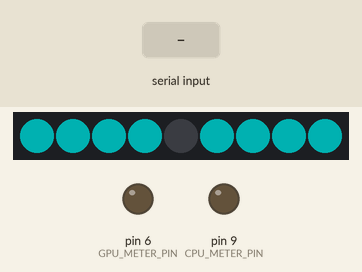
The sketch below on a simulated Arduino Uno, built with avr-gcc and run on an emulated ATmega328P. Shown: 9 RGB LEDs in strip order, left to right, output pins drawn as LEDs (lit = HIGH). Inputs (shaded band) come from the test bench. Dim RGB values are drawn brighter than linear.

Above: at 1.2 s.
1.3 s: "90,45\n" received over Serial
At 2.4 s:
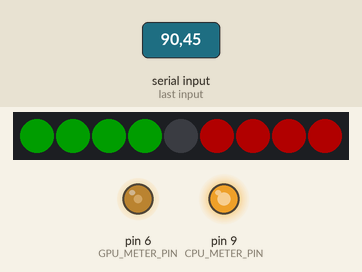
2.8 s: "30,150\n" received over Serial
At 3.5 s:
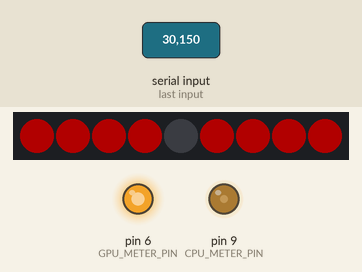
4.3 s: "1,90\n" received over Serial
At 4.6 s:
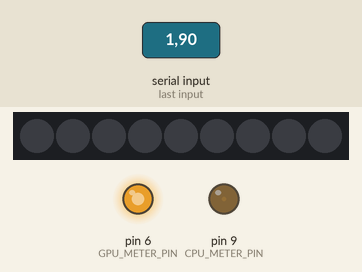
5.8 s: "1,90,45\n" received over Serial
At 7.0 s:
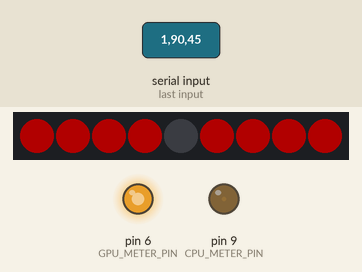
Timing chart, 0 to 8.3 s (numbered marks = the images above; inputs shaded):
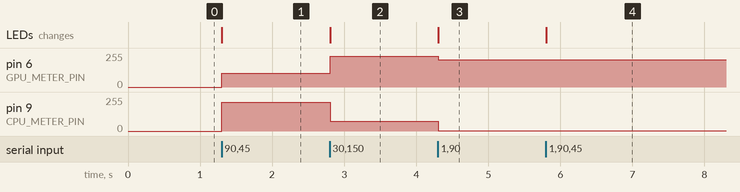

The sketch:

ArduinoTempMonitor.ino
```cpp
#include <FastLED.h>

// --- PIN DEFINITIONS ---
#define CPU_METER_PIN 9
#define GPU_METER_PIN 6
#define LED_DATA_PIN 5

// --- LED STRIP SETTINGS ---
#define NUM_LEDS 9
#define LED_TYPE WS2812B
#define COLOR_ORDER GRB
CRGB leds[NUM_LEDS];

// --- VARIABLES ---
String inputString = "";
bool stringComplete = false;

// Blink state variables
unsigned long previousBlinkTime = 0;
bool blinkState = false;

void setup() {
  // Initialize Serial communication to match the PC tool (19200 baud)
  Serial.begin(19200);

  // Initialize PWM pins for VU meters
  pinMode(CPU_METER_PIN, OUTPUT);
  pinMode(GPU_METER_PIN, OUTPUT);

  // Initialize FastLED for the WS2812B strip
  FastLED.addLeds<LED_TYPE, LED_DATA_PIN, COLOR_ORDER>(leds, NUM_LEDS).setCorrection(TypicalLEDStrip);

  // Set global brightness (0-255 scale)
  FastLED.setBrightness(57);

  // Set initial states
  analogWrite(CPU_METER_PIN, 0);
  analogWrite(GPU_METER_PIN, 0);
  updateLEDs(0, 0);
}

void loop() {
  // Read incoming serial data from the PC
  while (Serial.available()) {
    char inChar = (char)Serial.read();

    if (inChar == '\n') {
      stringComplete = true;
    } else {
      inputString += inChar;
    }
  }

  // When a full line is received (e.g., "65,72\n")
  if (stringComplete) {
    inputString.trim(); // Remove any hidden \r characters

    // Find the comma separating CPU and GPU
    int commaIndex = inputString.indexOf(',');

    if (commaIndex > 0) {
      // Extract numbers and convert to integers
      int cpuTemp = inputString.substring(0, commaIndex).toInt();
      int gpuTemp = inputString.substring(commaIndex + 1).toInt();

      // Safety clamp: Ensure temps stay strictly within 0-100 range
      cpuTemp = constrain(cpuTemp, 0, 100);
      gpuTemp = constrain(gpuTemp, 0, 100);

      // Update the hardware
      updateMeters(cpuTemp, gpuTemp);
      updateLEDs(cpuTemp, gpuTemp);
    }

    // Clear for next reading
    inputString = "";
    stringComplete = false;
  }
}

void updateMeters(int cpuTemp, int gpuTemp) {
  // Map 0-100°C to 0-242 PWM (0-95%) for CPU calibration
  analogWrite(CPU_METER_PIN, map(cpuTemp, 0, 100, 0, 242));

  // Map 0-100°C to 0-229 PWM (0-90%) for GPU calibration
  analogWrite(GPU_METER_PIN, map(gpuTemp, 0, 100, 0, 229));
}

void updateLEDs(int cpuTemp, int gpuTemp) {
  bool cpuBlink = (cpuTemp >= 96);
  bool gpuBlink = (gpuTemp >= 81);

  // If either temperature hits the critical threshold, ALL LEDs blink red
  if (cpuBlink || gpuBlink) {
    if (millis() - previousBlinkTime >= 300) {
      blinkState = !blinkState; // Toggle state
      previousBlinkTime = millis();
    }

    if (blinkState) {
      // All LEDs RED (except LED 5)
      fill_solid(leds, 4, CRGB::Red);   // GPU LEDs 1-4
      leds[4] = CRGB::Black;            // LED 5 OFF
      fill_solid(&leds[5], 4, CRGB::Red); // CPU LEDs 6-9
    } else {
      // All LEDs OFF
      fill_solid(leds, NUM_LEDS, CRGB::Black);
    }
  }
  else {
    // Normal operation: Get colors based on profiles
    CRGB cpuColor = getCpuColor(cpuTemp);
    CRGB gpuColor = getGpuColor(gpuTemp);

    // LEDs 1-4 (Indices 0-3): GPU Color
    fill_solid(leds, 4, gpuColor);

    // LED 5 (Index 4): Always OFF
    leds[4] = CRGB::Black;

    // LEDs 6-9 (Indices 5-8): CPU Color
    fill_solid(&leds[5], 4, cpuColor);
  }

  FastLED.show();
}

// ==============================================================================
// CPU COLOR PROFILE
// ==============================================================================
CRGB getCpuColor(int temp) {
  if (temp <= 30) return CRGB::Cyan;
  if (temp <= 35) return blend(CRGB::Cyan, CRGB::Green, map(temp, 30, 35, 0, 255));
  if (temp <= 65) return CRGB::Green; // Extended to 65 to bridge your gap seamlessly
  if (temp <= 70) return blend(CRGB::Green, CRGB::Yellow, map(temp, 65, 70, 0, 255));
  if (temp <= 75) return CRGB::Yellow;
  if (temp <= 80) return blend(CRGB::Yellow, CRGB::Orange, map(temp, 75, 80, 0, 255));
  if (temp <= 85) return CRGB::Orange;
  if (temp <= 90) return blend(CRGB::Orange, CRGB::Red, map(temp, 85, 90, 0, 255));
  return CRGB::Red; // 91 - 95
}

// ==============================================================================
// GPU COLOR PROFILE
// ==============================================================================
CRGB getGpuColor(int temp) {
  if (temp <= 30) return CRGB::Cyan;
  if (temp <= 35) return blend(CRGB::Cyan, CRGB::Green, map(temp, 30, 35, 0, 255));
  if (temp <= 50) return CRGB::Green;
  if (temp <= 55) return blend(CRGB::Green, CRGB::Yellow, map(temp, 50, 55, 0, 255));
  if (temp <= 60) return CRGB::Yellow;
  if (temp <= 65) return blend(CRGB::Yellow, CRGB::Orange, map(temp, 60, 65, 0, 255));
  if (temp <= 70) return CRGB::Orange;
  if (temp <= 75) return blend(CRGB::Orange, CRGB::Red, map(temp, 70, 75, 0, 255));
  return CRGB::Red; // 76 - 80
}
```

Measured:
- after the input at 1.3 s, pin 6 (GPU_METER_PIN): 0/255 → 103/255 at once; pin 9 (CPU_METER_PIN): 0/255 → 217/255 at once; the LEDs: change at once (image 1)
- after the input at 2.8 s, pin 6 (GPU_METER_PIN): 103/255 → 229/255 at once; pin 9 (CPU_METER_PIN): 217/255 → 72/255 at once; the LEDs: change at once (image 2)
- after the input at 4.3 s, pin 6 (GPU_METER_PIN): 229/255 → 206/255 at once; pin 9 (CPU_METER_PIN): 72/255 → 2/255 at once; the LEDs: change at once (image 3)
- after the input at 5.8 s, the LEDs: change at once (image 4)
